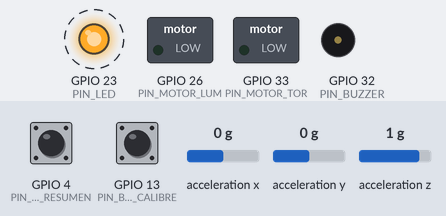
Bench run of a sketch on a simulated ESP32. Shown: switched loads named in the sketch (green lamp = pin HIGH), output pins drawn as LEDs (lit = HIGH), buzzer (waves = sounding, pin HIGH). Wiring (inferred from the names in the program): ADXL345 accelerometer at I2C address 0x53. Dashed ring = blinking. Inputs (shaded band) come from the test bench; at power-on: GPIO 13 (PIN_BOTON_CALIBRE) HIGH, acceleration x 0 g, acceleration z 1 g, GPIO 4 (PIN_BOTON_RESUMEN) HIGH, acceleration y 0 g. WiFi joins after 1.5 s; servers stay silent unless stated; what the sketch prints to the serial monitor is not drawn.

Above: at 3.2 s.
3.6 s: GPIO 13 (PIN_BOTON_CALIBRE) pulled LOW for 0.5 s
At 4.1 s:
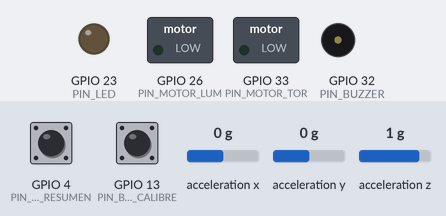
6.4 s: acceleration x set to -1.4 g
9.4 s: GPIO 13 (PIN_BOTON_CALIBRE) pulled LOW for 1 s
At 9.9 s:
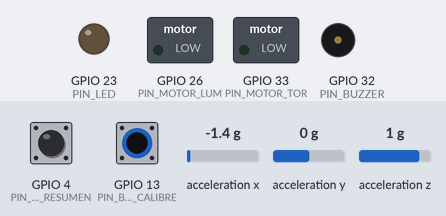
12.4 s: acceleration z set to -1.4 g
15.4 s: acceleration z set to 0.5 g
At 17.89 s:
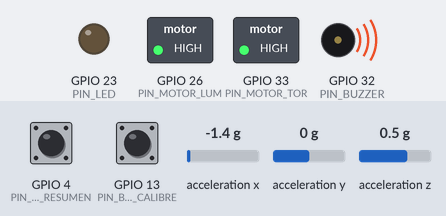
18.4 s: acceleration z set to 0.8 g
At 18.9 s:
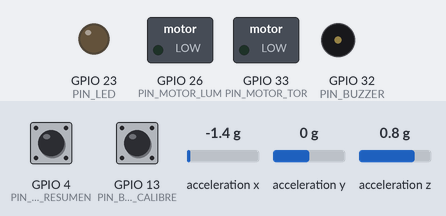
Timing chart, 0 to 21.1 s (numbered marks = the images above; inputs shaded):
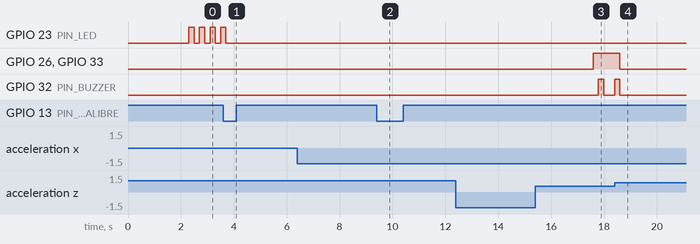

Measured:
- the behaviour switches between 0.6 and 0.7 g on acceleration z (found by bisection; images 3 and 4)
- after the input at 3.6 s, GPIO 23 (PIN_LED): goes on until 3.7 s, then stays LOW
- after the input at 6.4 s, every drawn part: stays the same
- after the input at 9.4 s, GPIO 26 (PIN_MOTOR_LUM), GPIO 33 (PIN_MOTOR_TOR): stays LOW (without the input it goes to HIGH after 2.2 s); GPIO 32 (PIN_BUZZER): stays LOW (without the input it goes to HIGH after 2.4 s)
- after the input at 12.4 s, every drawn part: stays the same
- after the input at 18.4 s, GPIO 26 (PIN_MOTOR_LUM), GPIO 33 (PIN_MOTOR_TOR): HIGH → LOW after 0.20 s
- by itself, GPIO 23 (PIN_LED): alternates HIGH for 0.20 s and LOW for 0.20 s

The sketch:

main.ino
```cpp
#include <Wire.h>
#include <Arduino.h>
#include "calibracion.h"
#include "timer.h"
#include "alertas.h"
#include "telegram.h"

#define PIN_BOTON_CALIBRE 13
#define PIN_LED 23
#define PIN_BOTON_RESUMEN 4

extern float pitchNeutroTor;
extern float pitchNeutroLum;
extern bool calibrado;

void setup() {
  Serial.begin(115200);
  pinMode(PIN_BOTON_RESUMEN, INPUT_PULLUP);
  pinMode(PIN_BOTON_CALIBRE, INPUT_PULLUP);
  pinMode(PIN_LED, OUTPUT);
  Wire1.begin(21,22);   //21 SDA, 22 SCL
  Wire.begin(27,16);
  initADXL(Wire);
  initADXL(Wire1);
  iniciarAlertas();
  iniciarTelegram();
  Serial.println("Presioná el botón para calibrar");
  enviarMensaje("Hola soy Postu!");
}

void loop() {
  if (digitalRead(PIN_BOTON_CALIBRE) == LOW) {
    delay(50);  // anti-rebote
    calibrar(Wire, Wire1);
    while (digitalRead(PIN_BOTON_CALIBRE) == LOW);  // espera a que se suelte el botón
  }

  if (digitalRead(PIN_BOTON_RESUMEN) == LOW) {
    delay(50);  // anti-rebote
    enviarResumen(millis() - tiempoTotalInicio, tiempoAcumuladoMala);
    while (digitalRead(PIN_BOTON_RESUMEN) == LOW);  // espera a que se suelte el botón
  }

  if (!calibrado) { // mientras que no se haya calibrado la postura referencial, el LED titila
    digitalWrite(PIN_LED, HIGH);
    delay(200);
    digitalWrite(PIN_LED, LOW);
    delay(200);
    return;
  }

  float desviacionTor = getPitch(Wire) - pitchNeutroTor;
  float desviacionLum = getPitch(Wire1) - pitchNeutroLum;
  Serial.print("DesviacionTor: ");
  Serial.print(desviacionTor);
  Serial.print("  DesviacionLum: ");
  Serial.println(desviacionLum);
  actualizarTimer(desviacionTor, desviacionLum);
  delay(200);
}
```

alertas.cpp
```cpp
#include "alertas.h"
#include "Arduino.h"

void iniciarAlertas() {
  pinMode(PIN_BUZZER, OUTPUT);
  pinMode(PIN_MOTOR_TOR, OUTPUT);
  pinMode(PIN_MOTOR_LUM, OUTPUT);
  digitalWrite(PIN_BUZZER, LOW);
  digitalWrite(PIN_MOTOR_TOR, LOW);
  digitalWrite(PIN_MOTOR_LUM, LOW);
}

void vibraTorax() {
  digitalWrite(PIN_MOTOR_TOR, HIGH);
}

void vibraLumbar() {
  digitalWrite(PIN_MOTOR_LUM, HIGH);
}

void silenciarAlertas() {
  digitalWrite(PIN_MOTOR_TOR, LOW);
  digitalWrite(PIN_MOTOR_LUM, LOW);
}

unsigned long calcularIntervalo(unsigned long tiempoEnMala) {
  if (tiempoEnMala < 30000) return 10000;
  else if (tiempoEnMala < 60000) return 5000;
  else return 2000;
}

void actualizarBuzzer(bool malaPostura, unsigned long tiempoEnMala) {
  static int estado = 0;
  static unsigned long t = 0;
  static unsigned long ultimaSonadaT = 0;
  static bool sonoPrimera = false;

  if (!malaPostura) {
    digitalWrite(PIN_BUZZER, LOW);
    estado = 0;
    ultimaSonadaT = 0;
    sonoPrimera = false;
    return;
  }

  unsigned long ahora = millis();
  unsigned long intervalo = calcularIntervalo(tiempoEnMala);

  if (estado == 0) {
    if (!sonoPrimera || ahora - ultimaSonadaT >= intervalo) {
      estado = 1;
      t = ahora;
    }
    return;
  }

  switch (estado) {
    case 1:
      digitalWrite(PIN_BUZZER, HIGH);
      if (ahora - t >= DURACION_PITIDO) {
        digitalWrite(PIN_BUZZER, LOW);
        estado = 2;
        t = ahora;
      }
      break;
    case 2:
      if (ahora - t >= PAUSA_PITIDOS) {
        estado = 3;
        t = ahora;
      }
      break;
    case 3:
      digitalWrite(PIN_BUZZER, HIGH);
      if (ahora - t >= DURACION_PITIDO) {
        digitalWrite(PIN_BUZZER, LOW);
        estado = 0;
        ultimaSonadaT = ahora;
        sonoPrimera = true;
      }
      break;
  }
}
```

alertas.h
```cpp
#ifndef ALERTAS_H
#define ALERTAS_H

#define PIN_BUZZER     32
#define PIN_MOTOR_TOR  33
#define PIN_MOTOR_LUM  26

#define DURACION_PITIDO  400
#define PAUSA_PITIDOS    200

void iniciarAlertas();
void vibraTorax();
void vibraLumbar();
void silenciarAlertas();
void actualizarBuzzer(bool malaPostura, unsigned long tiempoEnMala);

#endif
```

calibracion.cpp
```cpp
#include "calibracion.h"
#include <Arduino.h>
#include <math.h>
#include "telegram.h"

#define ADXL345_ADDR 0x53
#define OFFSET_X -0.74
#define OFFSET_Z -0.82
#define SCALE 0.0039 * 9.81

//inicialización de variables
float pitchNeutroTor = 0;
float pitchNeutroLum = 0;
bool calibrado = false;

void readAccel(TwoWire &wire, int &x, int &y, int &z) { //recibe como variables de entrada las coordenadas
  wire.beginTransmission(ADXL345_ADDR);
  wire.write(0x32);
  wire.endTransmission(false);
  wire.requestFrom(ADXL345_ADDR, 6);
  x = (int16_t)(wire.read() | (wire.read() << 8));
  y = (int16_t)(wire.read() | (wire.read() << 8));
  z = (int16_t)(wire.read() | (wire.read() << 8));
}

float getPitch(TwoWire &wire) {
  int x, y, z;
  readAccel(wire, x, y, z);
  float ax = x * SCALE + OFFSET_X;
  float az = z * SCALE + OFFSET_Z;
  return atan2(az, ax) * 180.0 / M_PI; // devuelve el valor en grados
}

void initADXL(TwoWire &wire) { //inicializa cada sensor escribiendo directamente sobre el bus I2C
  wire.beginTransmission(ADXL345_ADDR);
  wire.write(0x2D); //selecciona el registro 0x2D
  wire.write(0x08); //escribe el valor 0x08, que activa el modo de medición continua del sensor
  wire.endTransmission();

}

void calibrar(TwoWire &wireTor, TwoWire &wireLum) {
  float sumaTor = 0, sumaLum = 0;
  for (int i = 0; i < 20; i++) {
    sumaTor += getPitch(wireTor);
    sumaLum += getPitch(wireLum);
    delay(50);
  }
  pitchNeutroTor = sumaTor / 20.0;
  pitchNeutroLum = sumaLum / 20.0;
  calibrado = true;
  Serial.print("Torácica neutra: ");
  Serial.println(pitchNeutroTor);
  Serial.print("Lumbar neutra: ");
  Serial.println(pitchNeutroLum);
  enviarMensaje("Estoy calibrado!"); // se le avisa al usuario por Telegram que se calibró
}
```

calibracion.h
```cpp
#ifndef CALIBRACION_H
#define CALIBRACION_H

#include <Wire.h>

extern float pitchNeutroTor;
extern float pitchNeutroLum;
extern bool calibrado;

void initADXL(TwoWire &wire);
float getPitch(TwoWire &wire);
void calibrar(TwoWire &wireTor, TwoWire &wireLum);

#endif
```

telegram.cpp
```cpp
#include "telegram.h"
#include "Arduino.h"

WiFiClientSecure client;
UniversalTelegramBot bot(BOT_TOKEN, client);

void iniciarTelegram() {
  WiFi.begin(WIFI_SSID, WIFI_PASSWORD);
  Serial.print("Conectando WiFi");
  while (WiFi.status() != WL_CONNECTED) {
    delay(1000);
    Serial.print(".");
  }
  Serial.println("\nWiFi conectado");
  client.setInsecure();  // sin verificación SSL
}

void enviarMensaje(String mensaje) {
  bot.sendMessage(CHAT_ID, mensaje, "");
}

void enviarResumen(unsigned long tiempoTotal, unsigned long tiempoMala) {
  // convertir a segundos
  unsigned long total_s = tiempoTotal / 1000;
  unsigned long mala_s = tiempoMala / 1000;

  // evita división por cero
  if (total_s == 0) total_s = 1;

  // asegurarse que mala no supere total
  if (mala_s > total_s) mala_s = total_s;

  int porcentajeMala = (mala_s * 100) / total_s;
  int porcentajeBuena = 100 - porcentajeMala;

  String msg = "📊 *Resumen de sesión*\n";
  msg += "⏱ Tiempo total: " + String(total_s / 60) + " min " + String(total_s % 60) + " seg\n";
  msg += "❌ Tiempo en mala postura: " + String(mala_s / 60) + " min " + String(mala_s % 60) + " seg\n";
  msg += "✅ Porcentaje buena postura: " + String(porcentajeBuena) + "%\n";

  bot.sendMessage(CHAT_ID, msg, "Markdown");
}
```

telegram.h
```cpp
#ifndef TELEGRAM_H
#define TELEGRAM_H

#include <WiFi.h>
#include <WiFiClientSecure.h>
#include <UniversalTelegramBot.h>

#define WIFI_SSID     "WIFI"
#define WIFI_PASSWORD "PASSWORD"
#define BOT_TOKEN     "TOKEN"
#define CHAT_ID       "CHAT_ID"
// el token del bot y el chat_id se deben configurar para el telegram del usuario

void iniciarTelegram();
void enviarMensaje(String mensaje);
void enviarResumen(unsigned long tiempoTotal, unsigned long tiempoMala);

#endif
```

timer.cpp
```cpp
#include "timer.h"
#include "alertas.h"
#include "Arduino.h"
#include "telegram.h"

unsigned long tiempoTotalInicio = 0;
unsigned long tiempoAcumuladoMala = 0;
unsigned long inicioDeMala = 0;

unsigned long tiempoMalaPostura = 0;
bool enMalaPostura = false;

void actualizarTimer(float desviacionTor, float desviacionLum) {

  if (tiempoTotalInicio == 0) {
    tiempoTotalInicio = millis();
    Serial.println("Timer total iniciado");
  }

  bool malaPostura = abs(desviacionTor) > UMBRAL_TOR || abs(desviacionLum) > UMBRAL_LUM;

  if (malaPostura) {
    if (!enMalaPostura) {
      tiempoMalaPostura = millis();
      inicioDeMala = millis();
      enMalaPostura = true;
    }

    unsigned long tiempoTranscurrido = millis() - tiempoMalaPostura;
    Serial.print("Mala postura: ");
    Serial.print(tiempoTranscurrido / 1000);
    Serial.println("s");

    if (tiempoTranscurrido >= TIEMPO_ALERTA) {
      if (abs(desviacionTor) > UMBRAL_TOR) {
        vibraTorax();
      }
      if (abs(desviacionLum) > UMBRAL_LUM) {
        vibraLumbar();
      }
      actualizarBuzzer(true, tiempoTranscurrido);
    } else {
      silenciarAlertas();
      actualizarBuzzer(false, 0);
    }

  } else {
    if (enMalaPostura) {
      actualizarBuzzer(false, 0);
      silenciarAlertas();
      tiempoAcumuladoMala += millis() - inicioDeMala;  // ahora sí tiene valor correcto
      Serial.print("Tiempo acumulado mala postura: ");
      Serial.print(tiempoAcumuladoMala / 1000);
      Serial.println("s");
      Serial.println("Postura corregida ✓");
    }
    enMalaPostura = false;
    tiempoMalaPostura = 0;
  }
}
```

timer.h
```cpp
#ifndef TIMER_H
#define TIMER_H

#define UMBRAL_TOR 10.0
#define UMBRAL_LUM 10.0
#define TIEMPO_ALERTA 5000

extern unsigned long tiempoMalaPostura;
extern bool enMalaPostura;
extern unsigned long tiempoTotalInicio;
extern unsigned long tiempoAcumuladoMala;

void actualizarTimer(float desviacionTor, float desviacionLum);

#endif
```
